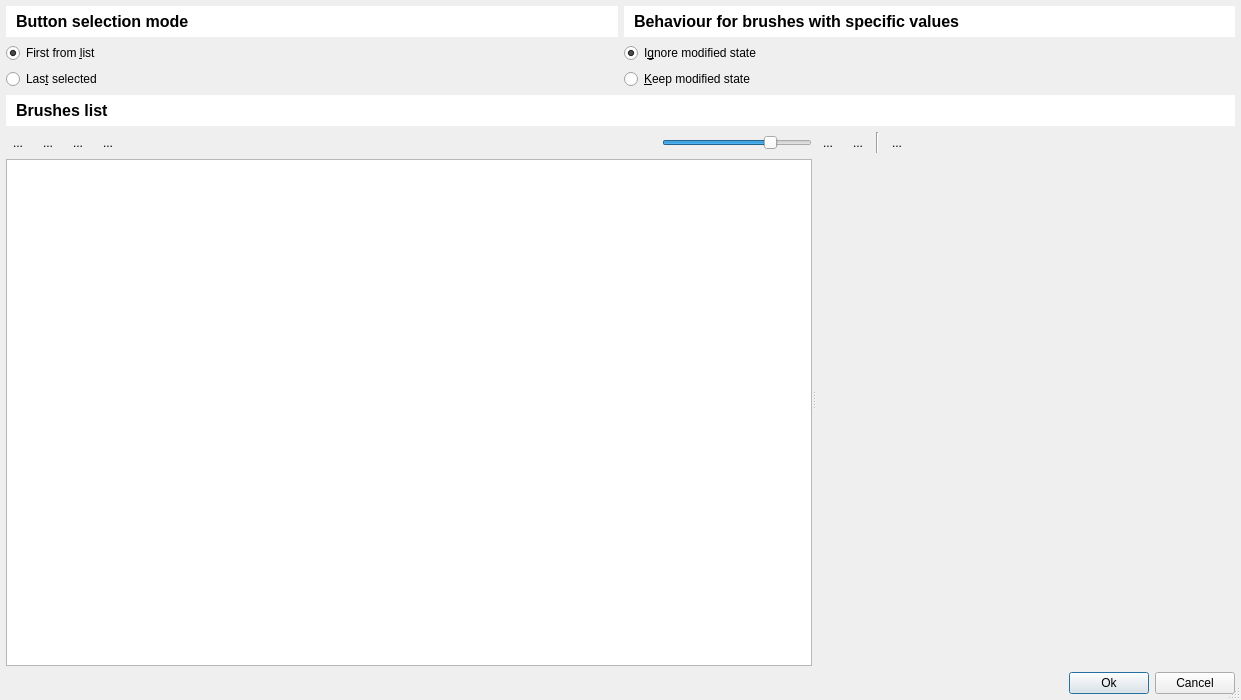
<?xml version="1.0" encoding="UTF-8"?>
<ui version="4.0">
 <class>mainwindow</class>
 <widget class="QDialog" name="mainwindow">
  <property name="geometry">
   <rect>
    <x>0</x>
    <y>0</y>
    <width>1241</width>
    <height>700</height>
   </rect>
  </property>
  <property name="windowTitle">
   <string>BuliBrushSwitch</string>
  </property>
  <property name="sizeGripEnabled">
   <bool>true</bool>
  </property>
  <property name="modal">
   <bool>false</bool>
  </property>
  <layout class="QVBoxLayout" name="verticalLayout">
   <property name="leftMargin">
    <number>6</number>
   </property>
   <property name="topMargin">
    <number>6</number>
   </property>
   <property name="rightMargin">
    <number>6</number>
   </property>
   <property name="bottomMargin">
    <number>6</number>
   </property>
   <item>
    <widget class="QWidget" name="wForm" native="true">
     <property name="sizePolicy">
      <sizepolicy hsizetype="Preferred" vsizetype="Maximum">
       <horstretch>0</horstretch>
       <verstretch>0</verstretch>
      </sizepolicy>
     </property>
     <property name="maximumSize">
      <size>
       <width>16777215</width>
       <height>16777215</height>
      </size>
     </property>
     <layout class="QGridLayout" name="gridLayout">
      <property name="leftMargin">
       <number>0</number>
      </property>
      <property name="topMargin">
       <number>0</number>
      </property>
      <property name="rightMargin">
       <number>0</number>
      </property>
      <property name="bottomMargin">
       <number>0</number>
      </property>
      <item row="3" column="0" colspan="2">
       <widget class="QLabel" name="lable_2">
        <property name="sizePolicy">
         <sizepolicy hsizetype="Preferred" vsizetype="Maximum">
          <horstretch>0</horstretch>
          <verstretch>0</verstretch>
         </sizepolicy>
        </property>
        <property name="font">
         <font>
          <pointsize>12</pointsize>
          <weight>75</weight>
          <bold>true</bold>
         </font>
        </property>
        <property name="toolTip">
         <string>&lt;html&gt;&lt;head/&gt;&lt;body&gt;&lt;p&gt;Define list of brushes managed by plugin&lt;/p&gt;&lt;/body&gt;&lt;/html&gt;</string>
        </property>
        <property name="styleSheet">
         <string notr="true">background-color: palette(light);padding: 6;</string>
        </property>
        <property name="text">
         <string>Brushes list</string>
        </property>
        <property name="margin">
         <number>4</number>
        </property>
       </widget>
      </item>
      <item row="0" column="0">
       <widget class="QLabel" name="label">
        <property name="font">
         <font>
          <pointsize>12</pointsize>
          <weight>75</weight>
          <bold>true</bold>
         </font>
        </property>
        <property name="toolTip">
         <string>Define how the button in toolbar is managed by plugin</string>
        </property>
        <property name="styleSheet">
         <string notr="true">background-color: palette(light);padding: 6;</string>
        </property>
        <property name="text">
         <string>Button selection mode</string>
        </property>
       </widget>
      </item>
      <item row="0" column="1">
       <widget class="QLabel" name="label_2">
        <property name="font">
         <font>
          <pointsize>12</pointsize>
          <weight>75</weight>
          <bold>true</bold>
         </font>
        </property>
        <property name="toolTip">
         <string>For brushes with specific paint tool and/or color, define what to do when exit plugin's brush</string>
        </property>
        <property name="styleSheet">
         <string notr="true">background-color: palette(light);padding: 6;</string>
        </property>
        <property name="text">
         <string>Behaviour for brushes with specific values</string>
        </property>
       </widget>
      </item>
      <item row="1" column="0">
       <widget class="QRadioButton" name="rbFirstFromList">
        <property name="toolTip">
         <string>Button in toolbar is always mapped to first brush from list</string>
        </property>
        <property name="text">
         <string>First from &amp;list</string>
        </property>
        <property name="checked">
         <bool>true</bool>
        </property>
        <attribute name="buttonGroup">
         <string notr="true">buttonGroup</string>
        </attribute>
       </widget>
      </item>
      <item row="2" column="0">
       <widget class="QRadioButton" name="rbLastSelected">
        <property name="toolTip">
         <string>Button in toolbar is mapped to last brush that has been selected from list</string>
        </property>
        <property name="text">
         <string>Las&amp;t selected</string>
        </property>
        <attribute name="buttonGroup">
         <string notr="true">buttonGroup</string>
        </attribute>
       </widget>
      </item>
      <item row="1" column="1">
       <widget class="QRadioButton" name="rbModificationModeIgnore">
        <property name="toolTip">
         <string>For brushes with specific paint tool and/or color, exiting plugin's brush will always restore initial paint tool and/or color</string>
        </property>
        <property name="text">
         <string>I&amp;gnore modified state</string>
        </property>
        <property name="checked">
         <bool>true</bool>
        </property>
        <attribute name="buttonGroup">
         <string notr="true">buttonGroup_2</string>
        </attribute>
       </widget>
      </item>
      <item row="2" column="1">
       <widget class="QRadioButton" name="rbModificationModeKeep">
        <property name="toolTip">
         <string>For brushes with specific paint tool and/or color, exiting plugin's brush will:
- If paint tool and/or color has been modified, keep last selected paint tool and/or color
- If paint tool and/or color has NOT been modified, restore initial paint tool and/or color</string>
        </property>
        <property name="text">
         <string>&amp;Keep modified state</string>
        </property>
        <attribute name="buttonGroup">
         <string notr="true">buttonGroup_2</string>
        </attribute>
       </widget>
      </item>
     </layout>
    </widget>
   </item>
   <item>
    <widget class="QWidget" name="widget" native="true">
     <layout class="QVBoxLayout" name="verticalLayout_6">
      <property name="leftMargin">
       <number>0</number>
      </property>
      <property name="topMargin">
       <number>0</number>
      </property>
      <property name="rightMargin">
       <number>0</number>
      </property>
      <property name="bottomMargin">
       <number>0</number>
      </property>
      <item>
       <widget class="QSplitter" name="splitterBrushes">
        <property name="orientation">
         <enum>Qt::Horizontal</enum>
        </property>
        <widget class="QWidget" name="widget_4" native="true">
         <layout class="QVBoxLayout" name="verticalLayout_4">
          <property name="leftMargin">
           <number>0</number>
          </property>
          <property name="topMargin">
           <number>0</number>
          </property>
          <property name="rightMargin">
           <number>0</number>
          </property>
          <property name="bottomMargin">
           <number>0</number>
          </property>
          <item>
           <widget class="QWidget" name="widget_3" native="true">
            <property name="sizePolicy">
             <sizepolicy hsizetype="Preferred" vsizetype="Maximum">
              <horstretch>0</horstretch>
              <verstretch>0</verstretch>
             </sizepolicy>
            </property>
            <property name="maximumSize">
             <size>
              <width>16777215</width>
              <height>16777215</height>
             </size>
            </property>
            <layout class="QHBoxLayout" name="horizontalLayout_4">
             <property name="leftMargin">
              <number>0</number>
             </property>
             <property name="topMargin">
              <number>0</number>
             </property>
             <property name="rightMargin">
              <number>0</number>
             </property>
             <property name="bottomMargin">
              <number>0</number>
             </property>
             <item>
              <widget class="QToolButton" name="tbGroupAdd">
               <property name="acceptDrops">
                <bool>false</bool>
               </property>
               <property name="toolTip">
                <string>Add group</string>
               </property>
               <property name="styleSheet">
                <string notr="true">QToolButton::menu-indicator { image: none; }</string>
               </property>
               <property name="text">
                <string>...</string>
               </property>
               <property name="icon">
                <iconset resource="../../pktk/resources/svg/dark_icons.qrc">
                 <normaloff>:/pktk/images/normal/folder_open_add</normaloff>
                 <disabledoff>:/pktk/images/disabled/folder_open_add</disabledoff>
                 <disabledon>:/pktk/images/disabled/folder_open_add</disabledon>:/pktk/images/normal/folder_open_add</iconset>
               </property>
               <property name="popupMode">
                <enum>QToolButton::InstantPopup</enum>
               </property>
               <property name="autoRaise">
                <bool>true</bool>
               </property>
               <property name="arrowType">
                <enum>Qt::NoArrow</enum>
               </property>
              </widget>
             </item>
             <item>
              <widget class="QToolButton" name="tbBrushAdd">
               <property name="acceptDrops">
                <bool>false</bool>
               </property>
               <property name="toolTip">
                <string>Add brush</string>
               </property>
               <property name="styleSheet">
                <string notr="true">QToolButton::menu-indicator { image: none; }</string>
               </property>
               <property name="text">
                <string>...</string>
               </property>
               <property name="icon">
                <iconset resource="../../pktk/resources/svg/dark_icons.qrc">
                 <normaloff>:/pktk/images/normal/brush_add</normaloff>
                 <disabledoff>:/pktk/images/disabled/brush_add</disabledoff>:/pktk/images/normal/brush_add</iconset>
               </property>
               <property name="popupMode">
                <enum>QToolButton::InstantPopup</enum>
               </property>
               <property name="autoRaise">
                <bool>true</bool>
               </property>
               <property name="arrowType">
                <enum>Qt::NoArrow</enum>
               </property>
              </widget>
             </item>
             <item>
              <widget class="QToolButton" name="tbEdit">
               <property name="acceptDrops">
                <bool>false</bool>
               </property>
               <property name="toolTip">
                <string>Edit</string>
               </property>
               <property name="text">
                <string>...</string>
               </property>
               <property name="icon">
                <iconset>
                 <normalon>:/pktk/images/normal/edit</normalon>
                 <disabledon>:/pktk/images/disabled/edit</disabledon>
                </iconset>
               </property>
               <property name="autoRaise">
                <bool>true</bool>
               </property>
              </widget>
             </item>
             <item>
              <widget class="QToolButton" name="tbDelete">
               <property name="toolTip">
                <string>Remove</string>
               </property>
               <property name="text">
                <string>...</string>
               </property>
               <property name="icon">
                <iconset>
                 <normalon>:/pktk/images/normal/delete</normalon>
                 <disabledon>:/pktk/images/disabled/delete</disabledon>
                </iconset>
               </property>
               <property name="autoRaise">
                <bool>true</bool>
               </property>
              </widget>
             </item>
             <item>
              <spacer name="horizontalSpacer_3">
               <property name="orientation">
                <enum>Qt::Horizontal</enum>
               </property>
               <property name="sizeHint" stdset="0">
                <size>
                 <width>40</width>
                 <height>20</height>
                </size>
               </property>
              </spacer>
             </item>
             <item>
              <widget class="QSlider" name="hsItemsThumbSize">
               <property name="maximumSize">
                <size>
                 <width>150</width>
                 <height>16777215</height>
                </size>
               </property>
               <property name="toolTip">
                <string>Thumbnail size</string>
               </property>
               <property name="maximum">
                <number>4</number>
               </property>
               <property name="pageStep">
                <number>1</number>
               </property>
               <property name="value">
                <number>3</number>
               </property>
               <property name="orientation">
                <enum>Qt::Horizontal</enum>
               </property>
              </widget>
             </item>
            </layout>
           </widget>
          </item>
          <item>
           <widget class="BBSWBrushesTv" name="tvBrushes">
            <property name="editTriggers">
             <set>QAbstractItemView::NoEditTriggers</set>
            </property>
            <property name="dragEnabled">
             <bool>true</bool>
            </property>
            <property name="dragDropMode">
             <enum>QAbstractItemView::InternalMove</enum>
            </property>
            <property name="defaultDropAction">
             <enum>Qt::MoveAction</enum>
            </property>
            <property name="alternatingRowColors">
             <bool>true</bool>
            </property>
            <property name="selectionMode">
             <enum>QAbstractItemView::ExtendedSelection</enum>
            </property>
            <property name="verticalScrollMode">
             <enum>QAbstractItemView::ScrollPerPixel</enum>
            </property>
            <property name="indentation">
             <number>0</number>
            </property>
            <property name="rootIsDecorated">
             <bool>true</bool>
            </property>
            <property name="itemsExpandable">
             <bool>true</bool>
            </property>
            <property name="allColumnsShowFocus">
             <bool>true</bool>
            </property>
            <property name="expandsOnDoubleClick">
             <bool>false</bool>
            </property>
           </widget>
          </item>
         </layout>
        </widget>
        <widget class="QWidget" name="widget_5" native="true">
         <property name="minimumSize">
          <size>
           <width>200</width>
           <height>200</height>
          </size>
         </property>
         <layout class="QVBoxLayout" name="verticalLayout_5">
          <property name="leftMargin">
           <number>0</number>
          </property>
          <property name="topMargin">
           <number>0</number>
          </property>
          <property name="rightMargin">
           <number>0</number>
          </property>
          <property name="bottomMargin">
           <number>0</number>
          </property>
          <item>
           <widget class="QWidget" name="widget_6" native="true">
            <property name="sizePolicy">
             <sizepolicy hsizetype="Preferred" vsizetype="Maximum">
              <horstretch>0</horstretch>
              <verstretch>0</verstretch>
             </sizepolicy>
            </property>
            <layout class="QHBoxLayout" name="horizontalLayout_3">
             <property name="leftMargin">
              <number>0</number>
             </property>
             <property name="topMargin">
              <number>0</number>
             </property>
             <property name="rightMargin">
              <number>0</number>
             </property>
             <property name="bottomMargin">
              <number>0</number>
             </property>
             <item>
              <widget class="QToolButton" name="tbBrushScratchpadColorFg">
               <property name="toolTip">
                <string>Testing brush color</string>
               </property>
               <property name="text">
                <string>...</string>
               </property>
               <property name="icon">
                <iconset resource="../../pktk/resources/svg/dark_icons.qrc">
                 <normaloff>:/pktk/images/normal/brush_color</normaloff>
                 <disabledoff>:/pktk/images/disabled/brush_color</disabledoff>:/pktk/images/normal/brush_color</iconset>
               </property>
               <property name="popupMode">
                <enum>QToolButton::InstantPopup</enum>
               </property>
               <property name="autoRaise">
                <bool>true</bool>
               </property>
              </widget>
             </item>
             <item>
              <widget class="QToolButton" name="tbBrushScratchpadColorBg">
               <property name="toolTip">
                <string>Testing background color</string>
               </property>
               <property name="text">
                <string>...</string>
               </property>
               <property name="icon">
                <iconset resource="../../pktk/resources/svg/dark_icons.qrc">
                 <normaloff>:/pktk/images/normal/color</normaloff>:/pktk/images/normal/color</iconset>
               </property>
               <property name="popupMode">
                <enum>QToolButton::InstantPopup</enum>
               </property>
               <property name="autoRaise">
                <bool>true</bool>
               </property>
              </widget>
             </item>
             <item>
              <widget class="Line" name="line_2">
               <property name="orientation">
                <enum>Qt::Vertical</enum>
               </property>
              </widget>
             </item>
             <item>
              <widget class="QToolButton" name="tbBrushScratchpadClear">
               <property name="toolTip">
                <string>Clear testing brush scratchpad</string>
               </property>
               <property name="text">
                <string>...</string>
               </property>
               <property name="icon">
                <iconset resource="../../pktk/resources/svg/dark_icons.qrc">
                 <normaloff>:/pktk/images/normal/clear</normaloff>
                 <disabledoff>:/pktk/images/disabled/clear</disabledoff>
                 <disabledon>:/pktk/images/disabled/clear</disabledon>:/pktk/images/normal/clear</iconset>
               </property>
               <property name="autoRaise">
                <bool>true</bool>
               </property>
              </widget>
             </item>
             <item>
              <spacer name="horizontalSpacer_4">
               <property name="orientation">
                <enum>Qt::Horizontal</enum>
               </property>
               <property name="sizeHint" stdset="0">
                <size>
                 <width>40</width>
                 <height>20</height>
                </size>
               </property>
              </spacer>
             </item>
            </layout>
           </widget>
          </item>
          <item>
           <widget class="QWidget" name="wBrushScratchpad" native="true">
            <layout class="QVBoxLayout" name="verticalLayout_7">
             <property name="leftMargin">
              <number>0</number>
             </property>
             <property name="topMargin">
              <number>0</number>
             </property>
             <property name="rightMargin">
              <number>0</number>
             </property>
             <property name="bottomMargin">
              <number>0</number>
             </property>
            </layout>
           </widget>
          </item>
         </layout>
        </widget>
       </widget>
      </item>
     </layout>
    </widget>
   </item>
   <item>
    <widget class="QWidget" name="widget_2" native="true">
     <property name="sizePolicy">
      <sizepolicy hsizetype="Preferred" vsizetype="Maximum">
       <horstretch>0</horstretch>
       <verstretch>0</verstretch>
      </sizepolicy>
     </property>
     <layout class="QHBoxLayout" name="horizontalLayout">
      <property name="leftMargin">
       <number>0</number>
      </property>
      <property name="topMargin">
       <number>0</number>
      </property>
      <property name="rightMargin">
       <number>0</number>
      </property>
      <property name="bottomMargin">
       <number>0</number>
      </property>
      <item>
       <spacer name="horizontalSpacer">
        <property name="orientation">
         <enum>Qt::Horizontal</enum>
        </property>
        <property name="sizeHint" stdset="0">
         <size>
          <width>40</width>
          <height>20</height>
         </size>
        </property>
       </spacer>
      </item>
      <item>
       <widget class="QPushButton" name="pbOk">
        <property name="enabled">
         <bool>true</bool>
        </property>
        <property name="text">
         <string>Ok</string>
        </property>
        <property name="icon">
         <iconset theme="dialog-ok">
          <normaloff>../../../../../../../../../../../../../../../../../../../../../../.designer/backup</normaloff>../../../../../../../../../../../../../../../../../../../../../../.designer/backup</iconset>
        </property>
       </widget>
      </item>
      <item>
       <widget class="QPushButton" name="pbCancel">
        <property name="toolTip">
         <string>Close &lt;i&gt;JPEG Export&lt;/i&gt; window</string>
        </property>
        <property name="text">
         <string>Cancel</string>
        </property>
        <property name="icon">
         <iconset theme="dialog-cancel">
          <normaloff>../../../../../../../../../../../../../../../../../../../../../../.designer/backup</normaloff>../../../../../../../../../../../../../../../../../../../../../../.designer/backup</iconset>
        </property>
       </widget>
      </item>
     </layout>
    </widget>
   </item>
  </layout>
 </widget>
 <customwidgets>
  <customwidget>
   <class>BBSWBrushesTv</class>
   <extends>QTreeView</extends>
   <header>bulibrushswitch.bbs.bbswbrushes</header>
  </customwidget>
 </customwidgets>
 <resources>
  <include location="../../pktk/resources/svg/dark_icons.qrc"/>
  <include location="../../pktk/resources/svg/light_icons.qrc"/>
 </resources>
 <connections/>
 <buttongroups>
  <buttongroup name="buttonGroup"/>
  <buttongroup name="buttonGroup_2"/>
 </buttongroups>
</ui>
